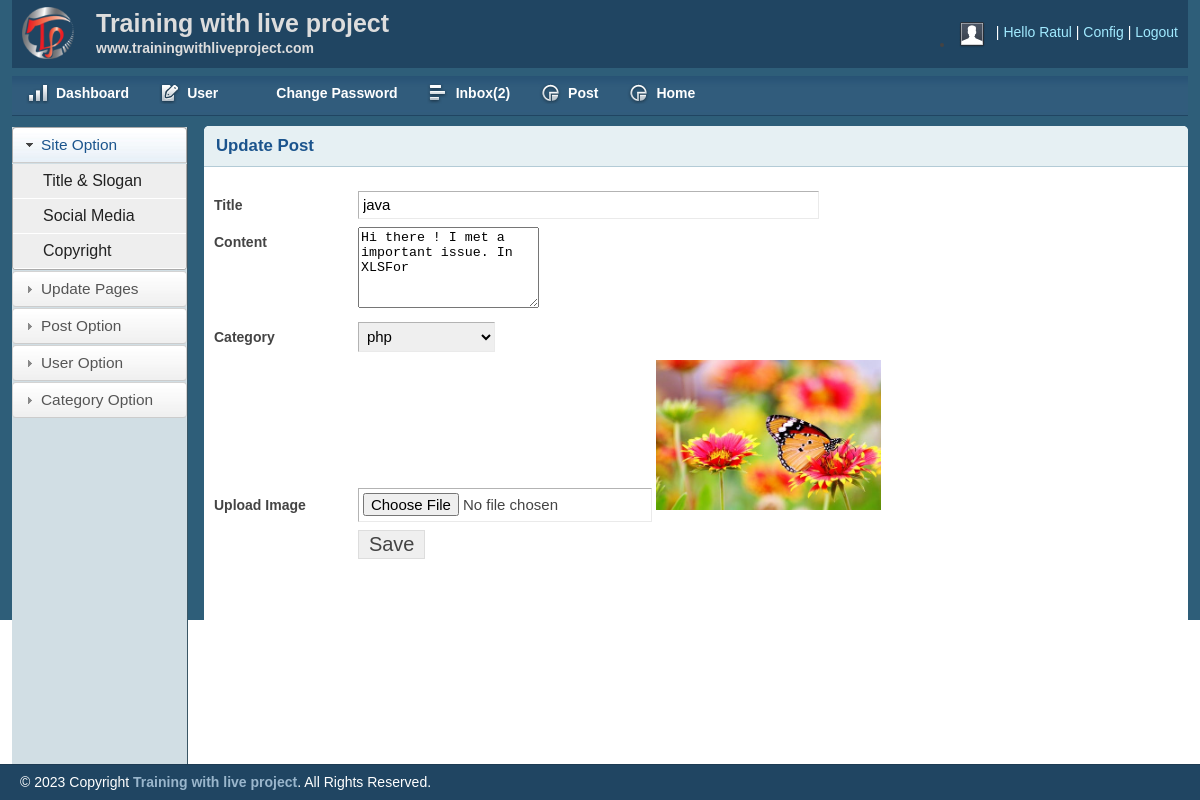
/admin/update-post.php?id=6 (signed in), run on the app's committed database.
### tables this page shows
CREATE TABLE IF NOT EXISTS `post` (
  `post_id` int(11) NOT NULL AUTO_INCREMENT,
  `title` varchar(255) NOT NULL,
  `description` longtext NOT NULL,
  `category` varchar(255) NOT NULL,
  `post_date` varchar(255) NOT NULL,
  `author` int(255) NOT NULL,
  `post_img` varchar(255) NOT NULL,
  PRIMARY KEY (`post_id`)
);

### admin/update-post.php (the view, shortened to what this page needs)
<?php  include "header.php";?>
        <div class="grid_10">
            <div class="box round first grid">
                <h2>Update Post</h2>
                <div class="block">
<?php
include "config.php";
$post_id = $_GET['id'];
$query="SELECT post.post_id, post.title, post.description, post.post_img, post.category,
category.category_name FROM post
LEFT JOIN category ON post.category = category.category_id
LEFT JOIN users ON post.author = users.user_id
WHERE post.post_id = {$post_id}";
$result=mysqli_query($conn,$query) or die("Query failed.");
$count=mysqli_num_rows($result);
if($count>0){
while ($row = mysqli_fetch_assoc($result)) {
?>
<form action="save-update-post.php" method="POST" enctype="multipart/form-data">
                    <table class="form">
                        <tr>
                            <td>
                                <label>Title</label>
                            </td>
                            <td>
                                <input type="text" name="post_title" value="<?php echo $row['title']; ?>" placeholder="Enter Post Title..." class="medium" required/>
                            </td>
                        </tr>
                        <tr>
                            <td style="vertical-align: top; padding-top: 9px;">
                                <label>Content</label>
                            </td>
                            <td>
                                <textarea name="postdesc" class="tinymce" rows="5" required><?php echo $row['description'];?></textarea>
                            </td>
                        </tr>
                        <tr>
                            <td>
                                <label>Category</label>
                            </td>
                            <td>
                                <select id="select" name="category" required>
             <?php
                                    include 'config.php';
                                    $query1="SELECT * FROM category";
                                    $result1=mysqli_query($conn,$query1);
                                    if(mysqli_num_rows($result1)>0){
                                        while($row1=mysqli_fetch_assoc($result1)){
                                            if($row['category']==$row1['category_id']){
                                                $selected="selected";
                                            }else{
                                                $selected="";
                                            }
                                            echo "<option {$selected} Value='{$row1['category_id']}'> {$row1['category_name']}
                                            </option>";
                                        }
                                    }
                ?>
                                </select>
                            </td>
                        </tr>
                        <tr>
                            <td>
                                <label>Upload Image</label>
                            </td>
                            <td>
                                <input type="file" name="new-image">
                <img  src="upload/<?php echo $row['post_img']; ?>" height="150px">
                            </td>
                        </tr>
                        <tr>
                            <td></td>
                            <td>
                                <input type="submit" name="submit" Value="Save" />
                            </td>
                        </tr>
                    </table>
                    </form>
                    <?php }
}else{
    echo "Result not found";
}
        ?>
                    </div>
            </div>
        </div>
                <?php  include "footer.php";?>

### admin/css/layout.css (style rules this page uses)
body { background: #fff none repeat scroll 0 0; color: #444; font-size: 14px; padding: 0; }
h1, h2, h3, h4, h5, h6 { line-height:1.2em; margin-bottom:.3em; }
h2 { margin-top:1em; }
.box { background:#fff; margin-bottom:20px; padding:10px 10px 10px 10px; margin-left:-8px; }
.box.grid { padding-bottom:40px; }
.box.round { -moz-border-radius: 5px 5px 0px 0px; -webkit-border-radius: 5px 5px 0px 0px; border-radius: 5px 5px 0px 0px; }
.box h2 { font-size:1.2em; font-weight:bold; color:#1B548D; background:#E6F0F3; margin:-10px -10px 0 -10px; padding:10px 12px; border-bottom:1px solid #B3CBD6; -moz-border-radius: 5px 5px 0px 0px; -webkit-border-radius: 5px 5px 0px 0px; border-radius: 5px 5px 0px 0px; }
.box.first { min-height: 406px; }
.block { padding-top:20px; }
table.form { width:100%; }
table.form td { padding:4px 0px; }
table.form label { font-weight:bold; }
table.form input, table.form select { font-size: 15px; padding: 4px 4px 5px 4px; border-top: 1px solid #b3b3b3; border-left: 1px solid #b3b3b3; border-right: 1px solid #eaeaea; border-bottom: 1px solid #eaeaea; }
table.form input[type="submit"] { border: 1px solid #ddd; color: #444; cursor: pointer; font-size: 20px; padding: 2px 10px; }
input.medium { width: 55%; }
.block { padding-bottom:1px; }

### data on the page
post: post_title "java", postdesc "Hi there ! I met a important issue. In XLSFor", post_img (picture)

### other printed values
$_SESSION['username'] "Ratul"
$count "2"
form field category "php"
